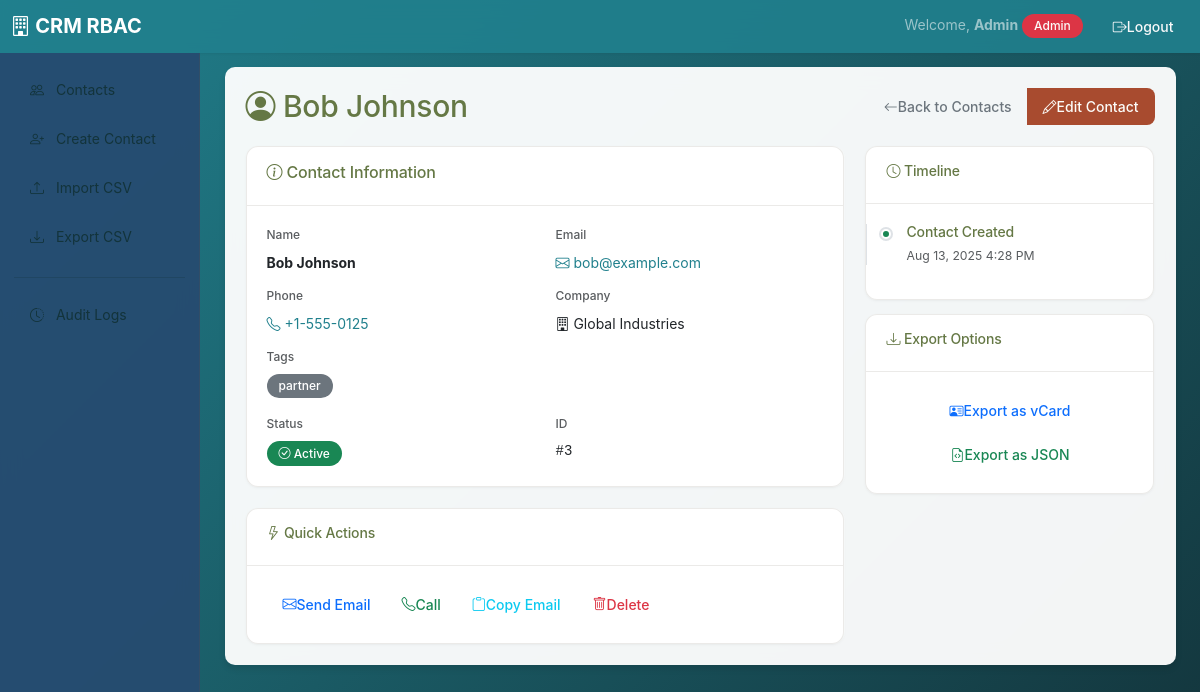
The page /index.php?action=contacts.view&id=3 (signed in) on the database its author committed.
### tables this page shows
CREATE TABLE IF NOT EXISTS contacts (
    id INT AUTO_INCREMENT PRIMARY KEY,
    name VARCHAR(120) NOT NULL,
    email VARCHAR(190) NOT NULL,
    phone VARCHAR(25),
    company VARCHAR(150),
    tags JSON NULL,
    created_at DATETIME NOT NULL DEFAULT CURRENT_TIMESTAMP,
    updated_at DATETIME NOT NULL DEFAULT CURRENT_TIMESTAMP ON UPDATE CURRENT_TIMESTAMP,
    deleted_at DATETIME NULL
);

### classes/Controllers/ContactController.php (called while the page is built, shortened)
<?php
class ContactController
{
    private $contactRepository;
    public function __construct(ContactRepository $contactRepository, AuthService $authService, AuditLogger $auditLogger, ContactsCsvService $csvService, int $pageSize = 10)
    {
        $this->contactRepository = $contactRepository;
    }
    public function view(): void
    {
        $id = (int) ($_GET['id'] ?? 0);
        $contact = $this->contactRepository->findById($id, true);
        include 'views/layout.php';
    }
}

### index.php (called while the page is built, shortened)
<?php
$config = require_once 'config.php';
try {
    $database = new Database($config['db']);
    $db = $database->getConnection();
    $authService = new AuthService($db);
    $auditLogger = new AuditLogger($db);
    $userRepository = new UserRepository($db);
    $contactRepository = new ContactRepository($db);
    $csvService = new ContactsCsvService($db, $auditLogger);
    $authController = new AuthController($authService, $userRepository, $auditLogger);
    $contactController = new ContactController($contactRepository, $authService, $auditLogger, $csvService, $config['page_size']);
    $auditController = new AuditController($auditLogger, $authService, $config['page_size']);
    $router = new Router($authService);
    $action = $_GET['action'] ?? 'contacts.list';
    $router->route($action, $authController, $contactController, $auditController);
} catch (Exception $e) {
    error_log($e->getMessage());
    http_response_code(500);
    if ($config['app']['environment'] === 'development') {
        echo "<h1>Error</h1>";
        echo "<p>" . htmlspecialchars($e->getMessage()) . "</p>";
        echo "<pre>" . htmlspecialchars($e->getTraceAsString()) . "</pre>";
    } else {
        echo "<h1>System Error</h1>";
        echo "<p>We're experiencing technical difficulties. Please try again later.</p>";
    }
}

### classes/Repositories/ContactRepository.php (called while the page is built, shortened)
<?php
class ContactRepository
{
    private $db;
    public function __construct(PDO $db)
    {
        $this->db = $db;
    }
    public function findById(int $id, bool $includeDeleted = false): ?array
    {
        $sql = "SELECT * FROM contacts WHERE id = ?";
        $stmt = $this->db->prepare($sql);
        $stmt->execute([$id]);
        $result = $stmt->fetch();
        return $result ?: null;
    }
}

### views/contacts/view.php (the view, shortened to what this page needs)
<div class="d-flex justify-content-between align-items-center mb-4">
    <h1>
        <i class="bi bi-person-circle"></i>
        <?= htmlspecialchars($contact['name']) ?>
    </h1>
    <div class="btn-group">
        <a href="index.php?action=contacts.list" class="btn btn-outline-secondary">
            <i class="bi bi-arrow-left"></i> Back to Contacts
        </a>
        <?php if (isset($_SESSION['user_role']) && in_array($_SESSION['user_role'], ['admin', 'editor']) && !$contact['deleted_at']): ?>
            <a href="index.php?action=contacts.update&id=<?= $contact['id'] ?>" class="btn btn-warning">
                <i class="bi bi-pencil"></i> Edit Contact
            </a>
        <?php endif; ?>
    </div>
</div>
<div class="row">
    <div class="col-lg-8">
        <div class="card">
            <div class="card-header">
                <h5 class="card-title cardTitle">
                    <i class="bi bi-info-circle"></i> Contact Information
                </h5>
            </div>
            <div class="card-body">
                <div class="row">
                    <div class="col-md-6 mb-3">
                        <label class="form-label text-muted">Name</label>
                        <div class="fw-bold"><?= htmlspecialchars($contact['name']) ?></div>
                    </div>
                    <div class="col-md-6 mb-3">
                        <label class="form-label text-muted">Email</label>
                        <div>
                            <a href="mailto:<?= htmlspecialchars($contact['email']) ?>" class="text-decoration-none">
                                <i class="bi bi-envelope"></i> <?= htmlspecialchars($contact['email']) ?>
                            </a>
                        </div>
                    </div>
                </div>
                <div class="row">
                    <div class="col-md-6 mb-3">
                        <label class="form-label text-muted">Phone</label>
                        <div>
                            <?php if (!empty($contact['phone'])): ?>
                                <a href="tel:<?= htmlspecialchars($contact['phone']) ?>" class="text-decoration-none">
                                    <i class="bi bi-telephone"></i> <?= htmlspecialchars($contact['phone']) ?>
                                </a>
                            <?php else: ?>
                                <span class="text-muted">Not provided</span>
                            <?php endif; ?>
                        </div>
                    </div>
                    <div class="col-md-6 mb-3">
                        <label class="form-label text-muted">Company</label>
                        <div>
                            <?php if (!empty($contact['company'])): ?>
                                <i class="bi bi-building"></i> <?= htmlspecialchars($contact['company']) ?>
                            <?php else: ?>
                                <span class="text-muted">Not provided</span>
                            <?php endif; ?>
                        </div>
                    </div>
                </div>
                <div class="mb-3">
                    <label class="form-label text-muted">Tags</label>
                    <div>
                        <?php
                            $tags = $contact['tags'];
                            if (is_string($tags)) {
                                $tagsArray = json_decode($tags, true);
                                $tags = is_array($tagsArray) ? $tagsArray : [];
                            }
                        ?>
                        <?php if (!empty($tags)): ?>
                            <?php foreach ($tags as $tag): ?>
                                <span class="badge bg-secondary me-1 mb-1"><?= htmlspecialchars($tag) ?></span>
                            <?php endforeach; ?>
                        <?php else: ?>
                            <span class="text-muted">No tags</span>
                        <?php endif; ?>
                    </div>
                </div>
                <div class="row">
                    <div class="col-md-6">
                        <label class="form-label text-muted">Status</label>
                        <div>
                            <?php if ($contact['deleted_at']): ?>
                                <span class="badge bg-danger">
                                    <i class="bi bi-trash"></i> Deleted on <?= date('M j, Y g:i A', strtotime($contact['deleted_at'])) ?>
                                </span>
                            <?php else: ?>
                                <span class="badge bg-success">
                                    <i class="bi bi-check-circle"></i> Active
                                </span>
                            <?php endif; ?>
                        </div>
                    </div>
                    <div class="col-md-6">
                        <label class="form-label text-muted">ID</label>
                        <div class="font-monospace">#<?= $contact['id'] ?></div>
                    </div>
                </div>
            </div>
        </div>
        <?php if (!$contact['deleted_at']): ?>
            <div class="card mt-4">
                <div class="card-header">
                    <h6 class="card-title cardTitle">
                        <i class="bi bi-lightning"></i> Quick Actions
                    </h6>
                </div>
                <div class="card-body">
                    <div class="btn-group flex-wrap">
                        <a href="mailto:<?= htmlspecialchars($contact['email']) ?>"
                           class="btn btn-outline-primary">
                            <i class="bi bi-envelope"></i> Send Email
                        </a>
                        <?php if (!empty($contact['phone'])): ?>
                            <a href="tel:<?= htmlspecialchars($contact['phone']) ?>"
                               class="btn btn-outline-success">
                                <i class="bi bi-telephone"></i> Call
                            </a>
                        <?php endif; ?>
                        <button type="button"
                                class="btn btn-outline-info"
                                onclick="copyToClipboard('<?= htmlspecialchars($contact['email']) ?>')">
                            <i class="bi bi-clipboard"></i> Copy Email
                        </button>
                        <?php if (isset($_SESSION['user_role']) && in_array($_SESSION['user_role'], ['admin', 'editor'])): ?>
                            <form method="POST" action="index.php?action=contacts.delete" class="d-inline">
                                <button type="submit" class="btn btn-outline-danger btn-delete">
                                    <i class="bi bi-trash"></i> Delete
                                </button>
                            </form>
                        <?php endif; ?>
                    </div>
                </div>
            </div>
        <?php endif; ?>
    </div>
    <div class="col-lg-4">
        <div class="card">
            <div class="card-header">
                <h6 class="card-title cardTitle">
                    <i class="bi bi-clock"></i> Timeline
                </h6>
            </div>
            <div class="card-body">
                <div class="timeline">
                    <div class="timeline-item mb-3">
                        <div class="timeline-marker bg-success"></div>
                        <div class="timeline-content">
                            <h6 class="mb-1">Contact Created</h6>
                            <small class="text-muted">
                                <?= date('M j, Y g:i A', strtotime($contact['created_at'])) ?>
                            </small>
                        </div>
                    </div>
                </div>
            </div>
        </div>
        <div class="card mt-3">
            <div class="card-header">
                <h6 class="card-title cardTitle">
                    <i class="bi bi-download"></i> Export Options
                </h6>
            </div>
            <div class="card-body">
                <div class="d-grid gap-2">
                    <button type="button"
                            class="btn btn-outline-primary btn-sm"
                            onclick="exportContact('vcard')">
                        <i class="bi bi-person-vcard"></i> Export as vCard
                    </button>
                    <button type="button"
                            class="btn btn-outline-success btn-sm"
                            onclick="exportContact('json')">
                        <i class="bi bi-file-earmark-code"></i> Export as JSON
                    </button>
                </div>
            </div>
        </div>
    </div>
</div>

### views/layout.php (style rules this page uses)
.card { background: rgba(255, 255, 255, 0.95); backdrop-filter: blur(10px); }
.cardTitle { color: #657845; }

### views/contacts/view.php (style rules this page uses)
.timeline { position: relative; padding-left: 20px; }
.timeline-item { position: relative; }
.timeline-marker { position: absolute; left: -25px; top: 5px; width: 10px; height: 10px; border-radius: 50%; border: 2px solid #fff; box-shadow: 0 0 0 2px #dee2e6; }
.timeline::before { content: ''; position: absolute; left: -21px; top: 0; bottom: 0; width: 2px; background: #dee2e6; }
.cardTitle { color: #657845; }

### rows shown on the page
contacts: name "Bob Johnson", email "bob@example.com", phone "+1-555-0125", company "Global Industries", tags "partner", id "3", created_at "Aug 13, 2025 4:28 PM"

### other values the page prints
$_SESSION['user_name'] "Admin"
$_SESSION['user_role'] "Admin"
